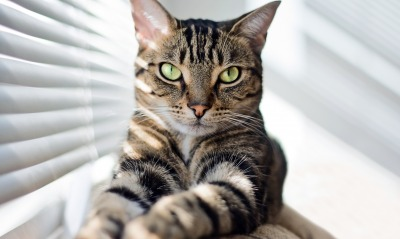
#> input picture LR3/img.jpg, 400 x 239 px, found by its file name
$ python lr3.py
#> lines starting #> are read from the running program, lines starting #| are printed output that depends on the picture
import cv2
import numpy as np


def gauss(x, y, omega, a, b):
    omega2Pow2 = 2 * omega ** 2
    m1 = 1/(np.pi * omega2Pow2)
    m2 = np.exp(-((x-a) ** 2 + (y-b) ** 2)/omega2Pow2)
    return m1*m2


def gaussBlur(img, size, deviation):
    kernel = np.ones((size, size))
    a = b = (size+1) // 2

    for i in range(size):
        for j in range(size):
            kernel[i, j] = gauss(i, j, deviation, a, b)

    sum = 0
    for i in range(size):
        for j in range(size):
            sum += kernel[i, j]
    for i in range(size):
        for j in range(size):
            kernel[i, j] /= sum

    blur = img.copy()
    sx = size // 2
    sy = size // 2
    for i in range(sx, blur.shape[0]-sx):
        for j in range(sy, blur.shape[1]-sy):
            value = 0
            for k in range(-(size//2), size//2+1):
                for l in range(-(size//2), size//2+1):
                    value += img[i + k, j + l] * \
                        kernel[(size//2) + k,  (size//2) + l]
            blur[i, j] = value

    return blur


def lr3():
    img = cv2.imread("LR3/img.jpg", cv2.IMREAD_GRAYSCALE)
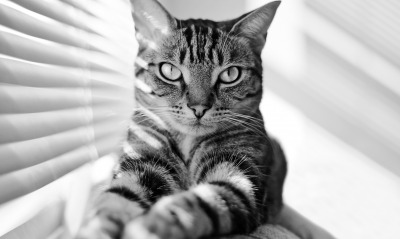
#> img: shape (239, 400); min 0, max 255, mean 177.1
    cv2.imshow('img', img)

    deviation = 5
    size = 3
    blur1 = gaussBlur(img, size, deviation)
    cv2.imshow(f'size: {size}, deviation: {deviation}', blur1)

    deviation = 10
    size = 7
    blur2 = gaussBlur(img, size, deviation)
#> call 2 of gaussBlur, with size = 7, deviation = 10
#> after the loop in gaussBlur (call 2), `for i in range(sx, blur.shape[0]-sx):`:
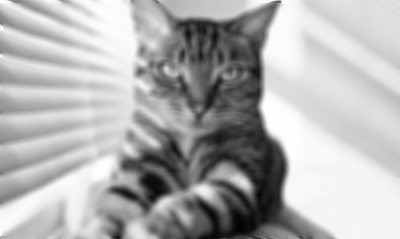
#> blur: shape (239, 400); min 2, max 255, mean 176.6
    cv2.imshow(f'size: {size}, deviation: {deviation}', blur2)

    blurOpenCV = cv2.GaussianBlur(img, (size, size), deviation)

    cv2.imshow(f'OpenCV - size: {size}, deviation: {deviation}', blurOpenCV)
    cv2.waitKey(0)


lr3()
